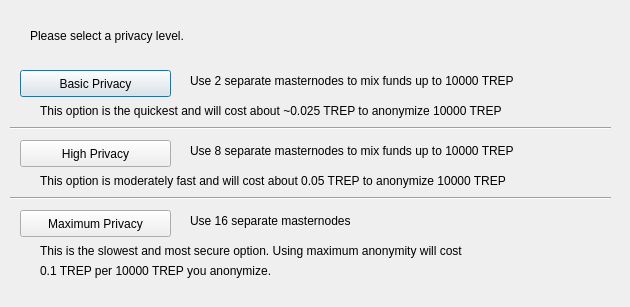
<?xml version="1.0" encoding="UTF-8"?>
<ui version="4.0">
 <class>ObfuscationConfig</class>
 <widget class="QDialog" name="ObfuscationConfig">
  <property name="geometry">
   <rect>
    <x>0</x>
    <y>0</y>
    <width>630</width>
    <height>307</height>
   </rect>
  </property>
  <property name="windowTitle">
   <string>Configure Obfuscation</string>
  </property>
  <widget class="QPushButton" name="buttonBasic">
   <property name="geometry">
    <rect>
     <x>20</x>
     <y>70</y>
     <width>151</width>
     <height>27</height>
    </rect>
   </property>
   <property name="text">
    <string>Basic Privacy</string>
   </property>
  </widget>
  <widget class="QPushButton" name="buttonHigh">
   <property name="geometry">
    <rect>
     <x>20</x>
     <y>140</y>
     <width>151</width>
     <height>27</height>
    </rect>
   </property>
   <property name="text">
    <string>High Privacy</string>
   </property>
  </widget>
  <widget class="QPushButton" name="buttonMax">
   <property name="geometry">
    <rect>
     <x>20</x>
     <y>210</y>
     <width>151</width>
     <height>27</height>
    </rect>
   </property>
   <property name="text">
    <string>Maximum Privacy</string>
   </property>
  </widget>
  <widget class="QLabel" name="label">
   <property name="geometry">
    <rect>
     <x>30</x>
     <y>20</y>
     <width>571</width>
     <height>31</height>
    </rect>
   </property>
   <property name="text">
    <string>Please select a privacy level.</string>
   </property>
  </widget>
  <widget class="QLabel" name="label_2">
   <property name="geometry">
    <rect>
     <x>190</x>
     <y>70</y>
     <width>421</width>
     <height>21</height>
    </rect>
   </property>
   <property name="text">
    <string>Use 2 separate masternodes to mix funds up to 10000 TREP</string>
   </property>
  </widget>
  <widget class="QLabel" name="label_3">
   <property name="geometry">
    <rect>
     <x>190</x>
     <y>140</y>
     <width>411</width>
     <height>21</height>
    </rect>
   </property>
   <property name="text">
    <string>Use 8 separate masternodes to mix funds up to 10000 TREP</string>
   </property>
  </widget>
  <widget class="QLabel" name="label_4">
   <property name="geometry">
    <rect>
     <x>190</x>
     <y>210</y>
     <width>421</width>
     <height>21</height>
    </rect>
   </property>
   <property name="text">
    <string>Use 16 separate masternodes</string>
   </property>
  </widget>
  <widget class="QLabel" name="label_6">
   <property name="geometry">
    <rect>
     <x>40</x>
     <y>100</y>
     <width>561</width>
     <height>21</height>
    </rect>
   </property>
   <property name="text">
    <string>This option is the quickest and will cost about ~0.025 TREP to anonymize 10000 TREP</string>
   </property>
  </widget>
  <widget class="QLabel" name="label_7">
   <property name="geometry">
    <rect>
     <x>40</x>
     <y>170</y>
     <width>561</width>
     <height>21</height>
    </rect>
   </property>
   <property name="text">
    <string>This option is moderately fast and will cost about 0.05 TREP to anonymize 10000 TREP</string>
   </property>
  </widget>
  <widget class="QLabel" name="label_8">
   <property name="geometry">
    <rect>
     <x>40</x>
     <y>240</y>
     <width>561</width>
     <height>21</height>
    </rect>
   </property>
   <property name="text">
    <string>This is the slowest and most secure option. Using maximum anonymity will cost</string>
   </property>
  </widget>
  <widget class="QLabel" name="label_9">
   <property name="geometry">
    <rect>
     <x>40</x>
     <y>260</y>
     <width>561</width>
     <height>21</height>
    </rect>
   </property>
   <property name="text">
    <string>0.1 TREP per 10000 TREP you anonymize.</string>
   </property>
  </widget>
  <widget class="Line" name="line">
   <property name="geometry">
    <rect>
     <x>10</x>
     <y>120</y>
     <width>601</width>
     <height>16</height>
    </rect>
   </property>
   <property name="orientation">
    <enum>Qt::Horizontal</enum>
   </property>
  </widget>
  <widget class="Line" name="line_2">
   <property name="geometry">
    <rect>
     <x>10</x>
     <y>190</y>
     <width>601</width>
     <height>16</height>
    </rect>
   </property>
   <property name="orientation">
    <enum>Qt::Horizontal</enum>
   </property>
  </widget>
 </widget>
 <resources/>
 <connections/>
</ui>
